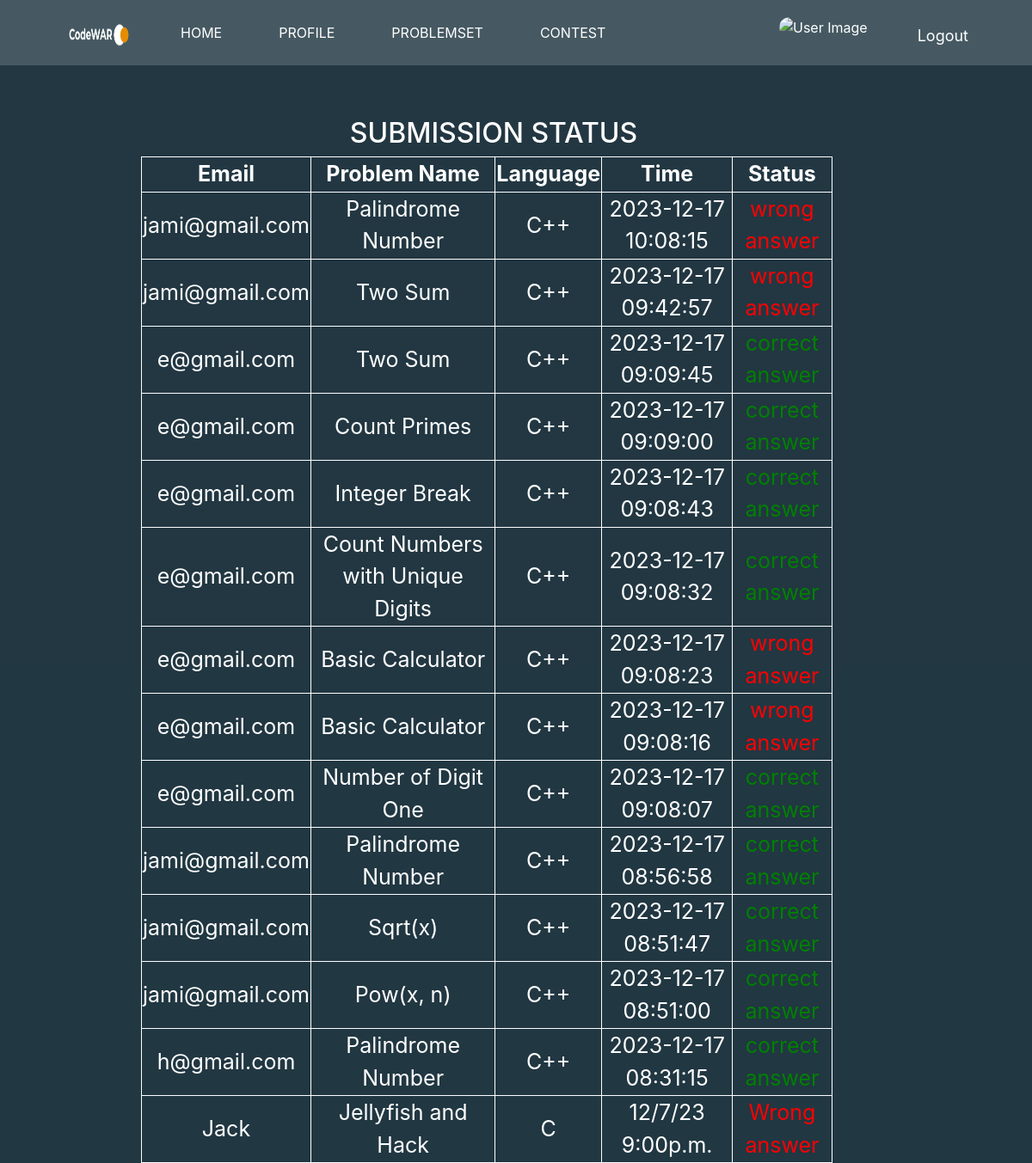
The page /war/war/submit.php on the database its author committed.
### tables this page shows
CREATE TABLE `submission` (
  `id` int(11) NOT NULL,
  `code` mediumtext NOT NULL,
  `email` varchar(100) NOT NULL,
  `status` varchar(100) NOT NULL,
  `time` timestamp NOT NULL DEFAULT current_timestamp() ON UPDATE current_timestamp(),
  `language` varchar(100) NOT NULL,
  `pname` varchar(50) NOT NULL,
  `pid` varchar(50) NOT NULL
);

### war/war/submit.php (the view, shortened to what this page needs)
<?php
include('db.php');
?>
<!DOCTYPE html>
<html lang="en">
<head>
  <link rel="stylesheet" href="https://cdn.jsdelivr.net/npm/bootstrap@4.0.0/dist/css/bootstrap.min.css">
  <link rel="stylesheet" href="https://cdnjs.cloudflare.com/ajax/libs/font-awesome/4.7.0/css/font-awesome.min.css">
  <link rel="stylesheet" href="https://cdn.jsdelivr.net/npm/bootstrap-icons@1.5.0/font/bootstrap-icons.css" />
</head>
<body style="background-color:#213742; color:#fff">
  <nav class="navbar navbar-expand-lg ">
    <a class="navbar-brand ml-5 mr-5" href="{{url('/')}}"><img src="img/logo.png" width="90" height="50"></a>
    <div class="collapse navbar-collapse" id="navbarSupportedContent">
    <ul class="navbar-nav mr-auto">
        <li class="nav-item ">
          <a class="nav-link" href="index.php">HOME</a>
        </li>
        <li class="nav-item ">
          <a class="nav-link" href="profile.php">PROFILE</a>
        </li>
        <li class="nav-item ">
          <a class="nav-link" href="problemset.php">PROBLEMSET</a>
        </li>
        <li class="nav-item ">
          <a class="nav-link" href="contest.php">CONTEST</a>
        </li>
      </ul>
<ul class="navbar-nav">
				<li class="nav-item">
					<span class="nav-link ml-2"><?php echo $handle; ?></span>
				</li>
				<li class="nav-item">
					<img style="border-radius: 20px; width: 50px; height: 50px;" src="img/<?php echo $image; ?>" alt="User Image">
				</li>
				<li class="nav-item">
					<form method="post" action="logout.php">
						<button id="logoutbt" type="submit" name="logout">Logout</button>
					</form>
				</li>
			</ul>
    </div>
  </nav>
  <div class="maindiv">
    <div style="background-color: transparent;" id="middiv">
      <table style="background-color: transparent;" class="submissiontd">
        <h2 style="text-align: center;">SUBMISSION STATUS</h2>
        <thead>
          <tr>
             <th>Email</th>
            <th>Problem Name</th>
            <th>Language</th>
            <th>Time</th>
            <th>Status</th>
          </tr>
        </thead>
        <tbody>
          <?php
     $sql = "SELECT * FROM `submission` WHERE 1 ORDER BY time DESC";
          $result = $conn->query($sql);
          if ($result->num_rows > 0) {
            while ($row = $result->fetch_assoc()) {
              $col='red';
              if($row['status']=='correct answer'){
                 $col='green';
              }
              echo '<tr>
              <td>' . $row['email'] . '</td>
              <td>' . $row["pname"] . '</td>
              <td>' . $row["language"] . '</td>
              <td>' . $row["time"] . '</td>
              <td style="color:'.$col.';">' . $row["status"] . '</td>
            </tr>';
          }
        }
          ?>
          <tr>
            <td>Jack</td>
            <td>Jellyfish and Hack</td>
            <td>C</td>
            <td>12/7/23 9:00p.m.</td>
            <td style="color: red;">Wrong answer</td>
          </tr>
        </tbody>
      </table>
    </div>
  </div>
</body>
</html>

### war/war/submit.php (style rules this page uses)
#middiv { background-color: #192932; float: left; width: 70%; height: 78%; margin-left: 12%; margin-top: 5%; padding-left: 20px; border: 0px solid gray; }
.maindiv { background-color: #223742; height: 700px; width: 100%; color: white; }
.submissiontd { width: 98%; height: 80%; }
.submissiontd td { text-align: center; font-size: 25px; border: 1px solid white; }
.submissiontd th { text-align: center; font-size: 25px; border: 1px solid white; }
.submissiontd tr { text-align: center; font-size: 25px; }
.navbar { background-color: #465962; }
.nav-link { color: #fff }
.navbar-nav>li { margin-right: 50px; }
#logoutbt { background-color: transparent; margin-top: 8%; border: 2px solid #465962; color: white; font-size: 18px; }

### rows shown on the page
submission: email "jami@gmail.com", pname "Palindrome Number", language "C++", time "2023-12-17 10:08:15", status "wrong answer"
submission: email "jami@gmail.com", pname "Two Sum", language "C++", time "2023-12-17 09:42:57", status "wrong answer"
submission: email "e@gmail.com", pname "Two Sum", language "C++", time "2023-12-17 09:09:45", status "correct answer"
submission: email "e@gmail.com", pname "Count Primes", language "C++", time "2023-12-17 09:09:00", status "correct answer"
submission: email "e@gmail.com", pname "Integer Break", language "C++", time "2023-12-17 09:08:43", status "correct answer"
submission: email "e@gmail.com", pname "Count Numbers with Unique Digits", language "C++", time "2023-12-17 09:08:32", status "correct answer"
submission: email "e@gmail.com", pname "Basic Calculator", language "C++", time "2023-12-17 09:08:23", status "wrong answer"
submission: email "e@gmail.com", pname "Basic Calculator", language "C++", time "2023-12-17 09:08:16", status "wrong answer"
submission: email "e@gmail.com", pname "Number of Digit One", language "C++", time "2023-12-17 09:08:07", status "correct answer"
submission: email "jami@gmail.com", pname "Palindrome Number", language "C++", time "2023-12-17 08:56:58", status "correct answer"
submission: email "jami@gmail.com", pname "Sqrt(x)", language "C++", time "2023-12-17 08:51:47", status "correct answer"
submission: email "jami@gmail.com", pname "Pow(x, n)", language "C++", time "2023-12-17 08:51:00", status "correct answer"
submission: email "h@gmail.com", pname "Palindrome Number", language "C++", time "2023-12-17 08:31:15", status "correct answer"
